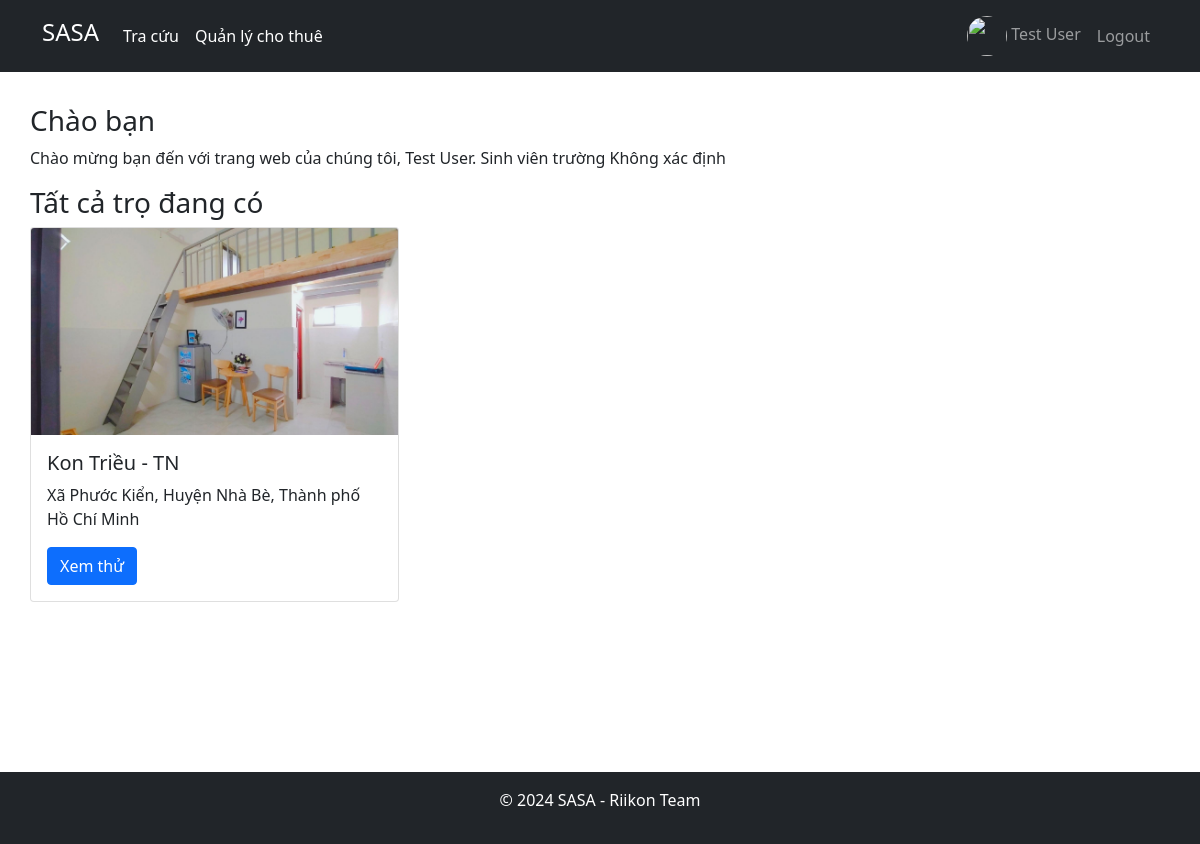
The page /home (signed in) on the database as committed earlier.
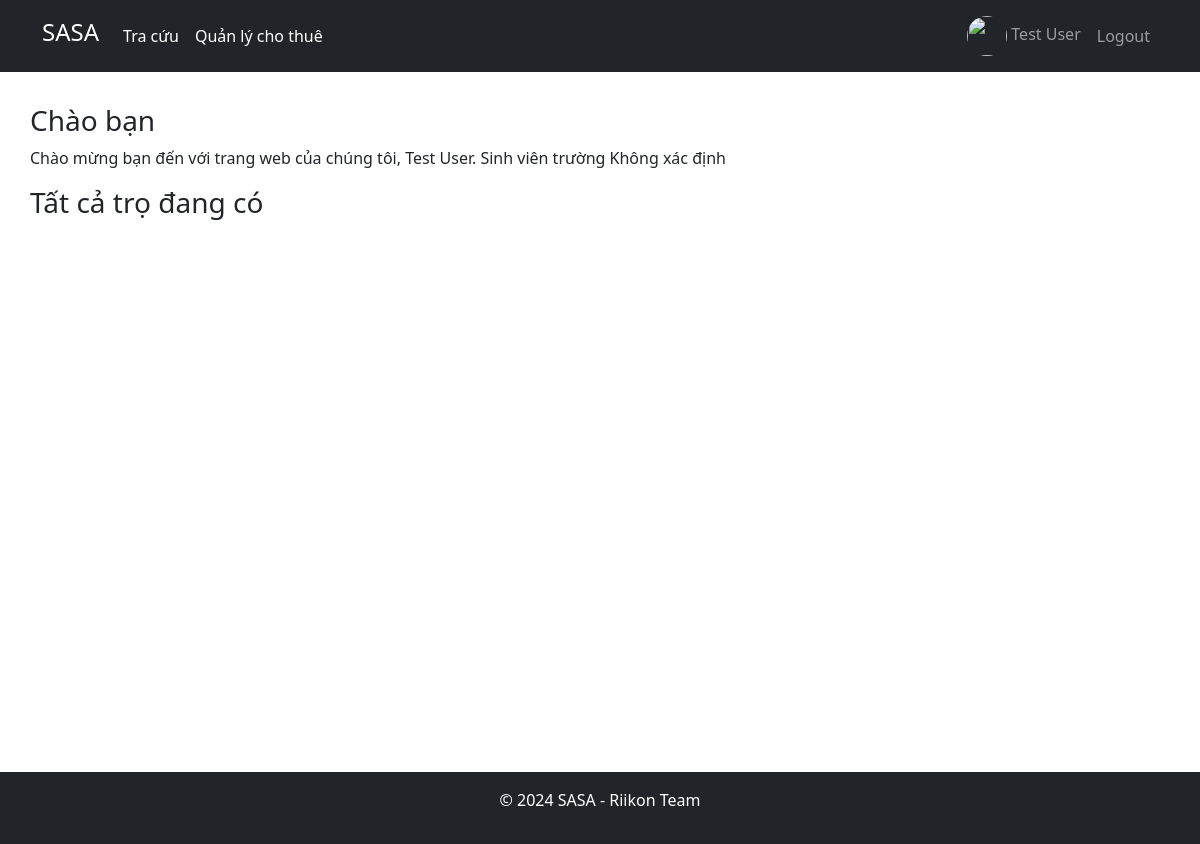
The same page on the database as committed later.
### app/models.py (models this page shows, shortened)
class User(db.Model, UserMixin):
    id = db.Column(db.Integer, primary_key=True)
    email = db.Column(db.String(120), unique=True, nullable=False)
    name = db.Column(db.String(120), nullable=False)
    avatar = db.Column(db.String(200), nullable=True)
    active = db.Column(db.Boolean, default=True)
    tokens = db.Column(db.Text)
    created_at = db.Column(db.DateTime, default=datetime.datetime.now())
    updated_at = db.Column(db.DateTime, default=datetime.datetime.now())
    role = db.Column(db.String(120), nullable=False)
    onupdate=datetime.datetime.now()
    username = db.Column(db.String(120), nullable=False, unique=False)
    phone = db.Column(db.String(120), nullable=True)
    address = db.Column(db.String(120), nullable=True)
    dob = db.Column(db.DateTime, nullable=True)
    password = db.Column(db.String(240), nullable=False)

class Room(db.Model):
    id = db.Column(db.Integer, primary_key=True)
    house_id = db.Column(db.Integer, db.ForeignKey('house.id', ondelete='CASCADE'), nullable=False)
    name = db.Column(db.String(120), nullable=False)
    price = db.Column(db.Float, nullable=False)
    area = db.Column(db.Float, nullable=False)
    description = db.Column(db.Text, nullable=True)
    type = db.Column(db.String(120), nullable=True)
    max_people = db.Column(db.Integer, nullable=False)
    current_people = db.Column(db.Integer, nullable=False)
    rate = db.Column(db.Float, nullable=False, default=0)
    matching = db.Column(db.Boolean, default=False)
    created_at = db.Column(db.DateTime, default=datetime.datetime.now())
    updated_at = db.Column(db.DateTime, default=datetime.datetime.now(), onupdate=datetime.datetime.now())
    images = db.relationship('RoomImage', backref='room', cascade='all, delete-orphan')

class RoomImage(db.Model):
    id = db.Column(db.Integer, primary_key=True)
    url = db.Column(db.String(200), nullable=False)
    room_id = db.Column(db.Integer, db.ForeignKey('room.id'), nullable=False)

class House(db.Model):
    id = db.Column(db.Integer, primary_key=True)
    name = db.Column(db.String(120), nullable=False, unique=True)
    renter = db.Column(db.Integer, db.ForeignKey('user.id', ondelete='SET NULL'), nullable=True)
    city = db.Column(db.String(120), nullable=False)
    district = db.Column(db.String(120), nullable=False)
    ward = db.Column(db.String(120), nullable=False)
    street = db.Column(db.String(120), nullable=True)
    lat = db.Column(db.Float, nullable=False)
    lon = db.Column(db.Float, nullable=False)
    flood = db.Column(db.Integer, nullable=False)
    type = db.Column(db.String(120), nullable=False)
    description = db.Column(db.Text, nullable=True)
    full_address = db.Column(db.String(200), nullable=False)
    importance = db.Column(db.Float, nullable=False)
    place_rank = db.Column(db.Integer, nullable=False)
    rate = db.Column(db.Float, nullable=False, default=0)
    rooms = db.relationship('Room', backref='house', cascade='all, delete-orphan')
    created_at = db.Column(db.DateTime, default=datetime.datetime.now())
    updated_at = db.Column(db.DateTime, default=datetime.datetime.now(), onupdate=datetime.datetime.now())

### app/routes.py (the view)
@app.route('/home')
def home():
    room = Room.query.all()
    for r in room:
        images = RoomImage.query.filter_by(room_id=r.id).all()
        r.images = images
    for r in room:
        r.house = House.query.get(r.house_id)
    university = None
    if current_user.is_authenticated:
        university = getSchoolName(current_user.email)
    return render_template('home.html', title='Trang chủ', rooms = room, university = university)

### app/routes.py (called while the page is built)
def update_template_context():
    user = None
    if current_user.is_authenticated:
        user = current_user
    return dict(user=user)

@login_manager.user_loader
def load_user(user_id):
    return User.query.get(int(user_id))

### app/templates/home.html
{% extends 'layouts/base.html' %}
{% block content %}
    <h3>Chào bạn</h3>
    {% if user is none %}
        <p>Để xem phòng trọ gần trường bạn, vui lòng <a href="/login">đăng nhập</a></p>
    {% else %}
        <p>Chào mừng bạn đến với trang web của chúng tôi, {{user.name}}. Sinh viên trường {{university}}</p>
    {% endif %}
    <h3>Tất cả trọ đang có</h3>
    <div class="row row-cols-1 row-cols-md-3 g-3">
        {% for room in rooms %}
        <div class="col">
            <div class="card h-100">
                {% if room.images and room.images[0] %}
                <img src="{{room.images[0].url}}" class="card-img-top" alt="...">
                {% endif %}
                <div class="card-body">
                    <h5 class="card-title">{{room.name}}</h5>
                    <p class="card-text">{{room.house.street + ', ' if room.house.street else ''}} {{room.house.ward + ', ' if room.house.ward else ''}} {{room.house.district + ', ' if room.house.district else ''}} {{room.house.city}}</p>
                    <a href="/detail/{{room.id}}" class="btn btn-primary">Xem thử</a>
                </div>
            </div>
        </div>
        {% endfor %}
    </div>
{% endblock %}

### app/templates/layouts/base.html (shortened to what this page needs)
<!DOCTYPE html>
<html lang="en">
<head>
    <link href="https://cdn.jsdelivr.net/npm/bootstrap@5.0.2/dist/css/bootstrap.min.css" rel="stylesheet">
    <link rel="stylesheet" href="{{url_for('static', filename='css/style.css')}}">
    <link rel="stylesheet" href="https://cdnjs.cloudflare.com/ajax/libs/font-awesome/6.6.0/css/all.min.css" />
</head>
<body>
    {% include 'layouts/navbar.html' %}
    <div class="container">
        {% block content %}{% endblock %}
    </div>
    <footer class="bg-dark text-white text-center p-3">
        <p>© 2024 SASA - Riikon Team</p>
    </footer>
</body>
</html>

### app/templates/layouts/navbar.html (shortened to what this page needs)
{% block navbar %}
<nav class="navbar navbar-expand-lg navbar-dark bg-dark">
    <div class="container">
      <a class="navbar-brand" href="/">
        <h4>SASA</h4>
      </a>
      <div class="collapse navbar-collapse" id="navbarScroll">
        <ul class="navbar-nav me-auto my-2 my-lg-0 navbar-nav-scroll" style="--bs-scroll-height: 100px;">
          <li class="nav-item">
            <a class="nav-link active" aria-current="page" href="/lookup">Tra cứu</a>
          </li>
          {% if user.role == 'renter' %}
          <li class="nav-item">
            <a class="nav-link active" aria-current="page" href="/rent">Quản lý cho thuê</a>
          </li>
          {% endif %}
        </ul>
        <ul class="navbar-nav d-flex align-items-center">
          {% if user is none %}
            <li class="nav-item">
              <a class="nav-link" href="/login">Login</a>
            </li>
          {% else %}
            <li class="nav-item">
              <a class="nav-link" href="/profile">
                <img src="{{user.avatar}}" alt="" srcset="" style="width: 40px; height: 40px; border-radius: 50%;">
                {{user.name}}
              </a>
            </li>
            <li class="nav-item">
              <a class="nav-link" href="/logout">Logout</a>
            </li>
          {% endif %}
        </ul>
      </div>
    </div>
  </nav>
{% endblock %}

### app/static/css/style.css (style rules this page uses)
* { user-select: none; }
body > .container { padding: 2rem 0; min-height: calc(100vh - 100px); }

Rows that differ between the two databases and show on the page:
removed Room: url (picture), name "Kon Triều - TN", house "Xã Phước Kiển,", house "Huyện Nhà Bè,", house.city "Thành phố Hồ Chí Minh"
